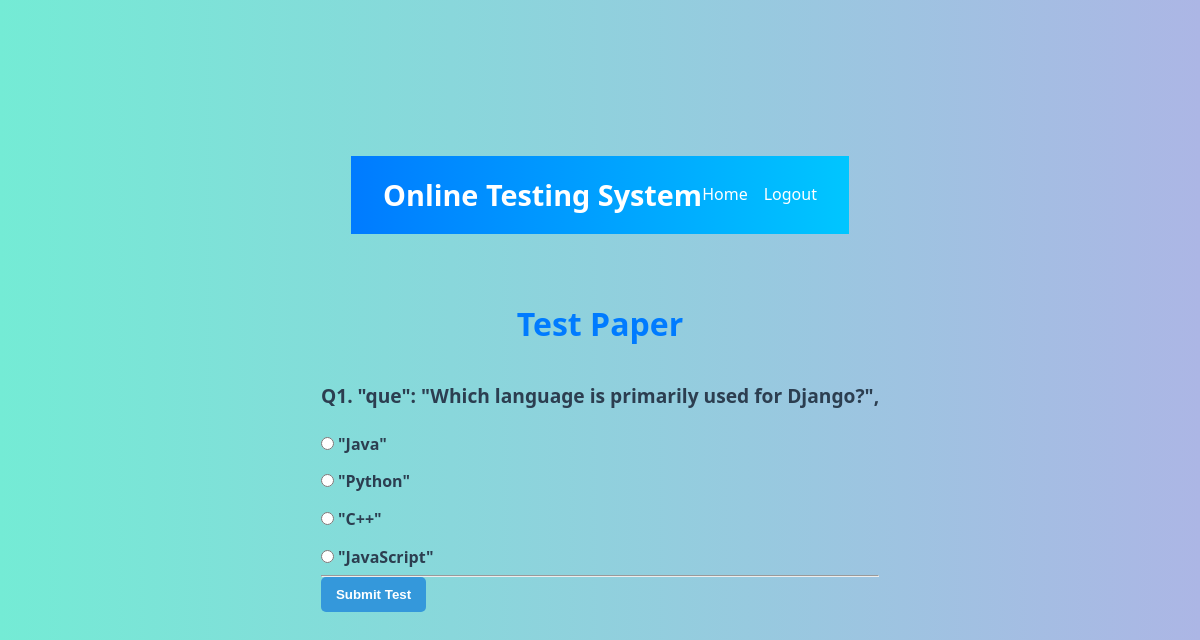
/test-paper/?n=1 (signed in), run on the app's committed database.
### OTS/models.py (models this page shows, shortened)
class Question(models.Model):
    qid = models.BigAutoField(primary_key=True)
    que = models.TextField()
    a = models.CharField(max_length=255)
    b = models.CharField(max_length=255)
    c = models.CharField(max_length=255)
    d = models.CharField(max_length=255)
    ans = models.CharField(max_length=1, choices=[('a', 'A'), ('b', 'B'), ('c', 'C'), ('d', 'D')])

### OTS/views.py (the view)
# urls.py: path('test-paper/', views.testPaper, name='testpaper'),
def testPaper(request):
    if 'username' not in request.session:
        return redirect('OTS:login')
    n = int(request.GET.get('n', 5))
    questions = list(Question.objects.all())
    random.shuffle(questions)
    return render(request, 'test_paper.html', {
        'questions': questions[:n]
    })

### OTS/templates/test_paper.html (shortened to what this page needs)
{% extends 'main.html' %}
{% block top %}
<a href="{% url 'OTS:home' %}">Home</a>
<a href="{% url 'OTS:logout' %}">Logout</a>
{% endblock %}
{% block content %}
<h2>Test Paper</h2>
<form action="{% url 'OTS:calculateResult' %}" method="post">
  {% for question in questions %}
    <div class="question-block">
      <p>
        <strong>
          Q{{ forloop.counter }}. {{ question.que }}
        </strong>
      </p>
      <div class="options">
        <label>
          <input type="radio" name="q_{{ question.qid }}" value="a" required>
          {{ question.a }}
        </label>
      </div>
      <div class="options">
        <label>
          <input type="radio" name="q_{{ question.qid }}" value="b">
          {{ question.b }}
        </label>
      </div>
      <div class="options">
        <label>
          <input type="radio" name="q_{{ question.qid }}" value="c">
          {{ question.c }}
        </label>
      </div>
      <div class="options">
        <label>
          <input type="radio" name="q_{{ question.qid }}" value="d">
          {{ question.d }}
        </label>
      </div>
    </div>
    <hr>
  {% endfor %}
  <div class="form-actions">
    <input type="submit" value="Submit Test">
  </div>
</form>
{% endblock %}

### css/base.css (style rules this page uses)
body { font-family: 'Segoe UI', Tahoma, Geneva, Verdana, sans-serif; background-color: #f4f6f8; margin: 0; padding: 0; }
h2 { text-align: center; margin-top: 20px; color: #2c3e50; animation: fadeIn 1s ease-in-out; }
p { text-align: center; font-size: 1.1em; margin-bottom: 20px; color: #34495e; animation: fadeIn 1.2s ease-in-out; }
* { margin: 0; padding: 0; box-sizing: border-box; }
body { font-family: 'Segoe UI', Tahoma, Geneva, Verdana, sans-serif; background-color: #f0f2f5; color: #333; padding: 1rem; }
h2 { text-align: center; font-size: 2rem; color: #007bff; margin: 2rem 0 1.5rem; animation: slideDown 0.8s ease; }
p { text-align: center; font-size: 1.1rem; color: #555; animation: fadeIn 1s ease; }

### css/welcome.css (style rules this page uses)
body { font-family: 'Segoe UI', Tahoma, Geneva, Verdana, sans-serif; margin: 0; padding: 0; background: linear-gradient(to right, #83a4d4, #b6fbff); display: flex; justify-content: center; align-items: center; min-height: 100vh; }

### css/home.css (style rules this page uses)
* { margin: 0; padding: 0; box-sizing: border-box; }
body { font-family: 'Segoe UI', Tahoma, Geneva, Verdana, sans-serif; background-color: #f0f4f8; color: #333; line-height: 1.6; padding: 1rem; }

### css/show_result.css (style rules this page uses)
* { margin: 0; padding: 0; box-sizing: border-box; }
body { font-family: 'Segoe UI', Tahoma, Geneva, Verdana, sans-serif; background-color: #f8fafc; color: #333; padding: 1rem; }
h2 { text-align: center; font-size: 2rem; color: #007bff; margin: 2rem 0; animation: fadeInDown 1s ease; }
p { text-align: center; font-size: 1.2rem; color: #666; margin-top: 2rem; animation: fadeIn 1.2s ease; }

### css/login.css (style rules this page uses)
body { font-family: 'Segoe UI', Tahoma, Geneva, Verdana, sans-serif; background: linear-gradient(to right, #74ebd5, #ACB6E5); margin: 0; padding: 0; display: flex; flex-direction: column; align-items: center; }
label { margin-bottom: 8px; font-weight: bold; color: #2c3e50; }
input[type="submit"], input[type="reset"] { padding: 10px 15px; border: none; border-radius: 5px; margin-right: 10px; font-weight: bold; cursor: pointer; transition: background-color 0.3s, transform 0.2s; }
input[type="submit"] { background-color: #3498db; color: white; }
p { text-align: center; margin-top: 20px; color: #2c3e50; }

### css/register.css (style rules this page uses)
* { margin: 0; padding: 0; box-sizing: border-box; }
body { font-family: 'Segoe UI', Tahoma, Geneva, Verdana, sans-serif; background-color: #eef3f8; color: #333; padding: 1rem; }
form label { display: block; margin: 0.75rem 0 0.3rem; font-weight: bold; }
body { font-family: 'Segoe UI', Tahoma, Geneva, Verdana, sans-serif; background-color: #f4f7fa; color: #333; padding: 1rem; }

### css/main.css (style rules this page uses)
* { margin: 0; padding: 0; box-sizing: border-box; }
body { font-family: 'Segoe UI', Tahoma, Geneva, Verdana, sans-serif; line-height: 1.6; background-color: #f4f4f4; color: #333; }
.menu a { color: white; text-decoration: none; transition: color 0.3s ease; }

### data on the page
Question: que "\"que\": \"Which language is primarily used for Django?\",", a "\"Java\"", b "\"Python\"", c "\"C++\"", d "\"JavaScript\""
